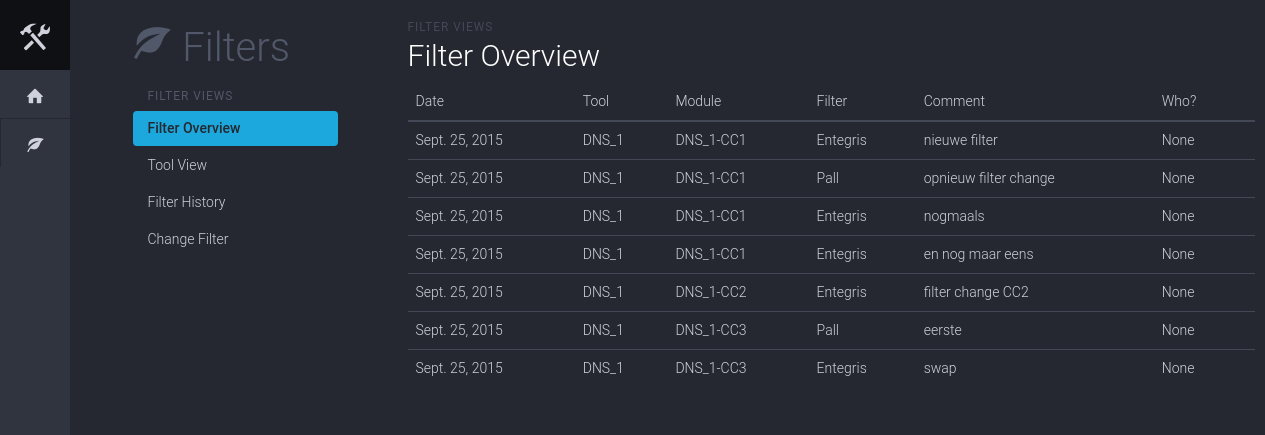
Before: /filters/history/ with the older database file.
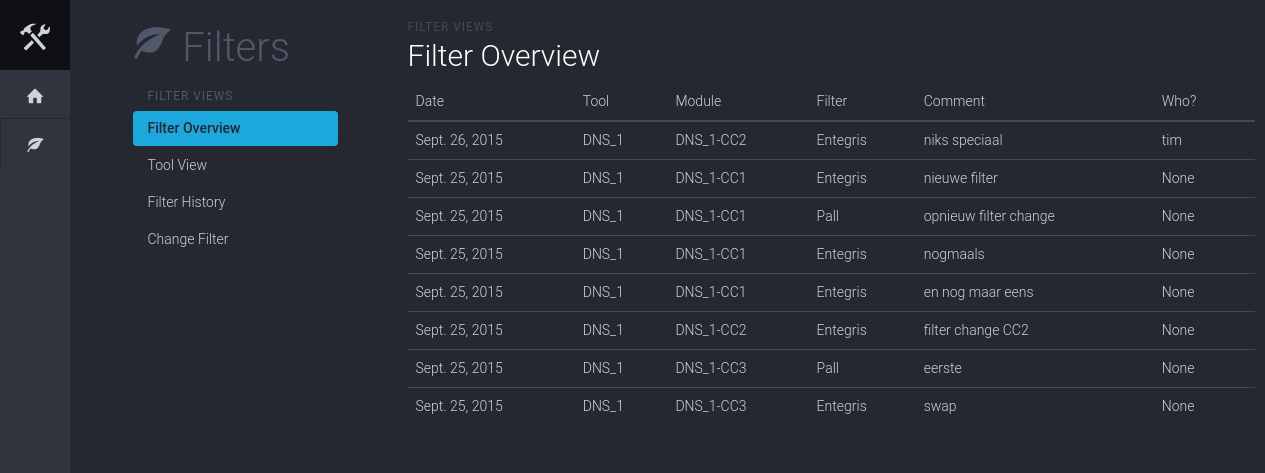
After: the same page with the newer database file.
### filter_app/models.py (models this page shows)
class FilterSwap(models.Model):
	module = models.ForeignKey(Module, related_name='swaps')
	swapped_filter = models.ForeignKey(Filter, related_name='swaps')
	comment = models.TextField()
	date = models.DateField('Date', default=datetime.date.today)
	who = models.CharField(max_length=32, null=True)
	class Meta:
		app_label = 'filter_app'
		verbose_name = 'filter swap'
		verbose_name_plural = 'filter swaps'
		ordering = ['-date']
	def __unicode__(self):
		return str(self.module) + ': filter changed on ' + str(self.date)
	def __str__(self):
		return str(self.module) + ': filter changed on ' + str(self.date)
	def save(self, *args, **kwargs):
		active_filter = self.module.current_filter
		if active_filter and self.swapped_filter != active_filter:
			self.module.previous_filter = active_filter
			print 'filter swapped!'
			print self.module.previous_filter
		super(FilterSwap, self).save(*args, **kwargs)

class Module(models.Model):
	name = models.CharField(max_length=32)
	main_tool = models.ForeignKey(Tool)
	current_filter = models.ForeignKey(Filter, related_name='modules')
	previous_filter = models.ForeignKey(Filter, related_name='+', null=True) # No backwards relation!
	chemistry = models.ManyToManyField(Chemistry, related_name='modules')
	class Meta:
		app_label = 'filter_app'
		verbose_name = 'module'
		verbose_name_plural = 'modules'
	def __unicode__(self):
		return self.main_tool.name + '-' +self.name
	def __str__(self):
		return self.main_tool.name + '-' +self.name

class Tool(models.Model):
	CR_CHOICES = (
	    ('FAB1', 'FAB1'),
	    ('FAB2', 'FAB2'),
	)
	name = models.CharField(max_length=8, unique=True)
	cleanroom = models.CharField(max_length=16, choices=CR_CHOICES, default='FAB1', null=True)
	class Meta:
		app_label = 'filter_app'
		verbose_name = 'tool'
		verbose_name_plural = 'tools'
		ordering = ['cleanroom', 'name', ]
	def __unicode__(self):
		return self.name
	def __str__(self):
		return self.name

class Filter(models.Model):
	product_code = models.CharField(max_length=255, unique=True)
	manufacturer = models.CharField(max_length=255)
	pore_size = models.CharField(max_length=32)
	class Meta:
		app_label = 'filter_app'
		verbose_name = 'filter'
		verbose_name_plural = 'filters'
	def __unicode__(self):
		return self.product_code
	def __str__(self):
		return self.product_code

### filter_app/views.py (the view)
# urls.py: url(r'history/$', views.HistoryView.as_view(), name='history'),
class HistoryView(ListView):
	model = models.FilterSwap
	context_object_name = 'swap_list'
	template_name = 'overview2.html'
	def get_queryset(self):
		return self.model.objects.all().prefetch_related()

### filter_app/templates/overview2.html (shortened to what this page needs)
{% extends 'layout.html' %}
{% load staticfiles %}
{% block extra_css %}
	<link rel="stylesheet" href="{% static 'css/style.css' %}">
{% endblock extra_css %}
{% block navbar %}
	<nav class="iconav">
		<a class="iconav-brand" href="#">
			<span class="iconav-brand-icon icon icon-tools"></span>
		</a>
		<div class="iconav-slider">
			<ul class="nav nav-pills iconav-nav">
				<li>
					<a href="#" title="Overview" data-toggle="tooltip" data-placement="right" data-container=".iconav">
						<span class="icon icon-home"></span>
					</a>
				</li>
				<li>
					<a href="#" title="Overview" data-toggle="tooltip" data-placement="right" data-container=".iconav">
						<span class="icon icon-leaf"></span>
					</a>
				</li>
			</ul>
		</div>
	</nav>
{% endblock navbar %}
{% block content %}
	<div class="container">
		<div class="row">
			<div class="col-sm-9 col-xs-12 content">
				<div class="dashhead">
					<div class="dashhead-titles">
						<h6 class="dashhead-subtitle">Filter Views</h6>
						<h2 class="dashhead-title">Filter Overview</h2>
					</div>
				</div>
				<div class="table-full">
					<div class="table-responsive">
						<table class="table" data-sort="table">
							<thead>
								<tr>
									<th class="header">Date</th>
									<th class="header">Tool</th>
									<th class="header">Module</th>
									<th class="header">Filter</th>
									<th class="header">Comment</th>
									<th class="header">Who?</th>
								</tr>
							</thead>
							<tbody>
								{% for swap in swap_list %}
								<tr>
									<td>
										{{ swap.date }}
									</td>
									<td>
										{{ swap.module.main_tool }}
									</td>
									<td>
										{{ swap.module }}
									</td>
									<td>
										{{ swap.swapped_filter }}
									</td>
									<td>
										{{ swap.comment }}
									</td>
									<td>
										{{ swap.who }}
									</td>
								</tr>
								{% endfor %}
							</tbody>
						</table>
					</div>
				</div>
			</div>
		</div>
	</div>
{% endblock content %}

Changed rows visible on the page:
added FilterSwap: date "Sept. 26, 2015", module.main_tool "DNS_1", module "DNS_1-CC2", swapped_filter "Entegris", comment "niks speciaal", who "tim"
